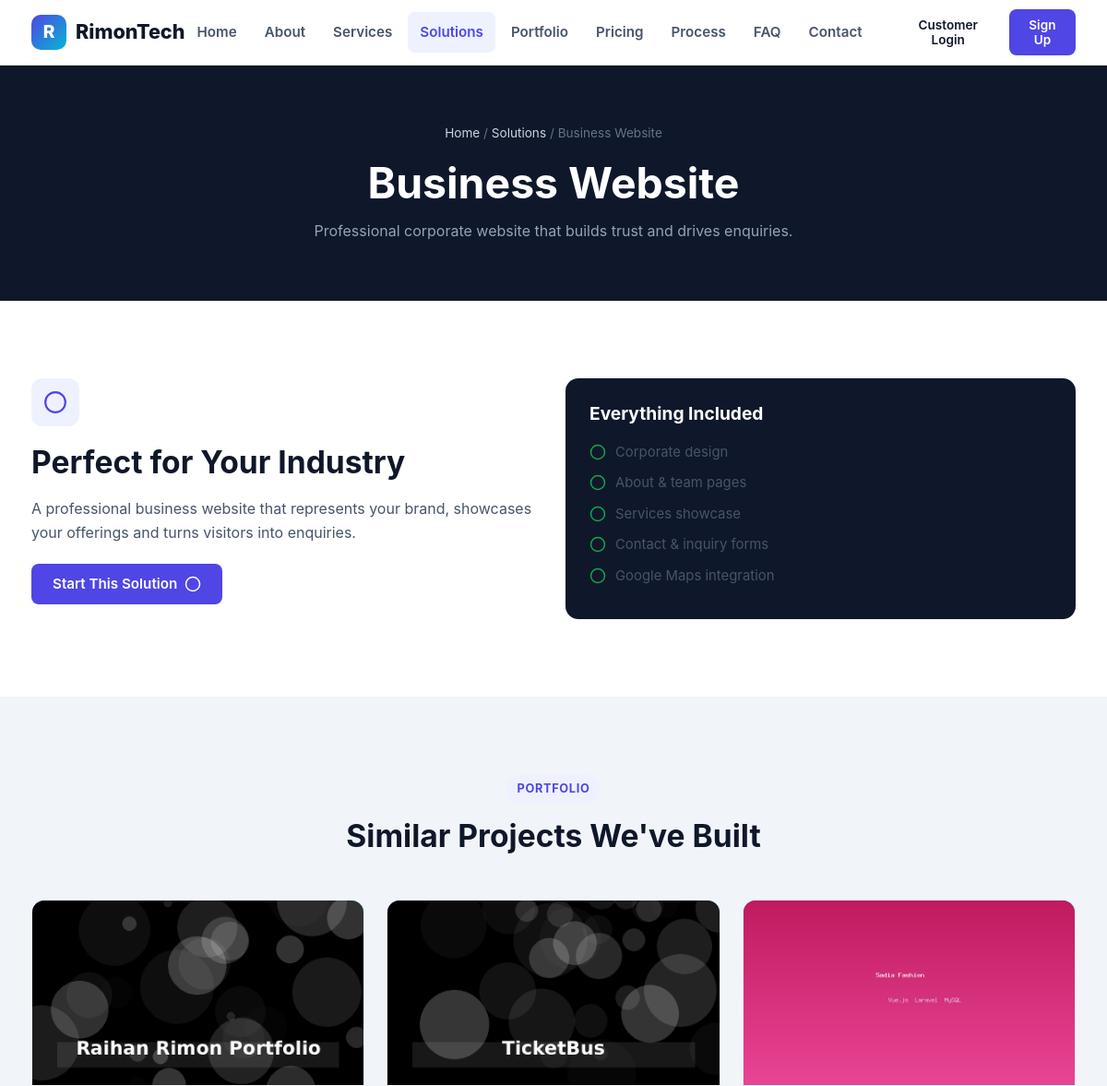
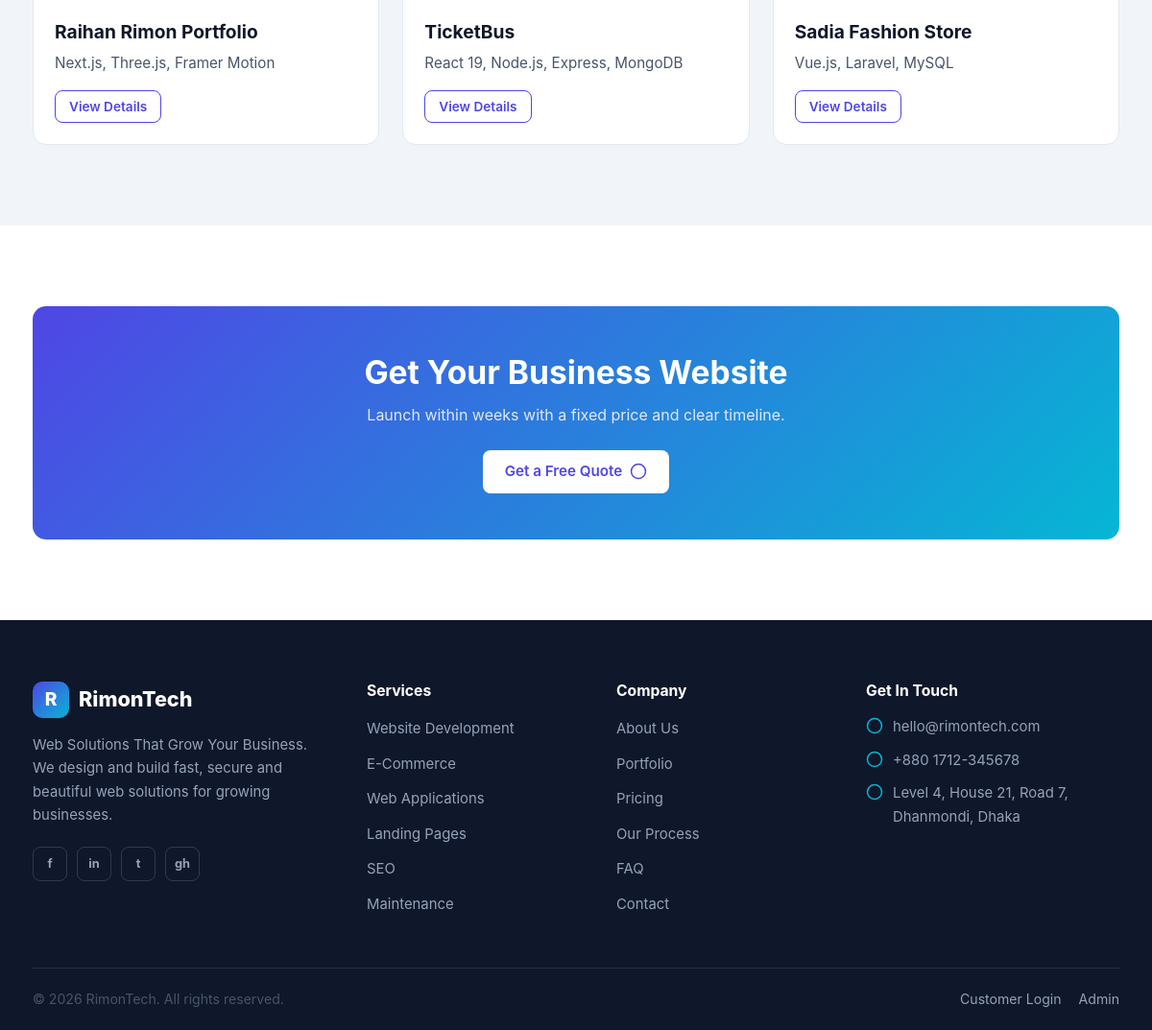
The page /solutions/business-website.php on the database its author committed (2 pictures, top to bottom).
### tables this page shows
CREATE TABLE IF NOT EXISTS solutions (
    id INT UNSIGNED AUTO_INCREMENT PRIMARY KEY,
    title VARCHAR(150) NOT NULL,
    slug VARCHAR(160) NOT NULL UNIQUE,
    category VARCHAR(100) NULL,
    short_desc VARCHAR(255) NULL,
    icon VARCHAR(60) NULL,
    description TEXT NULL,
    features JSON NULL,
    active TINYINT(1) NOT NULL DEFAULT 1,
    created_at TIMESTAMP DEFAULT CURRENT_TIMESTAMP
);

CREATE TABLE IF NOT EXISTS portfolio_items (
    id INT UNSIGNED AUTO_INCREMENT PRIMARY KEY,
    title VARCHAR(150) NOT NULL,
    slug VARCHAR(160) NOT NULL UNIQUE,
    category VARCHAR(100) NULL,
    image VARCHAR(255) NULL,
    tech_stack VARCHAR(255) NULL,
    description TEXT NULL,
    features JSON NULL,
    live_demo_url VARCHAR(255) NULL,
    github_url VARCHAR(255) NULL,
    case_study TEXT NULL,
    featured TINYINT(1) NOT NULL DEFAULT 0,
    active TINYINT(1) NOT NULL DEFAULT 1,
    created_at TIMESTAMP DEFAULT CURRENT_TIMESTAMP
);

### solutions/business-website.php (called while the page is built, shortened)
<?php
require_once __DIR__ . '/_render.php';
render_solution('business-website');

### config/database.php (called while the page is built, shortened)
<?php
function db(): PDO
{
    static $pdo = null;
    if ($pdo === null) {
        $dsn = 'mysql:host=' . DB_HOST . ';dbname=' . DB_NAME . ';charset=utf8mb4';
        $pdo = new PDO($dsn, DB_USER, DB_PASS, [
            PDO::ATTR_ERRMODE => PDO::ERRMODE_EXCEPTION,
            PDO::ATTR_DEFAULT_FETCH_MODE => PDO::FETCH_ASSOC,
            PDO::ATTR_EMULATE_PREPARES => false,
        ]);
    }
    return $pdo;
}

### solutions/_render.php (the view, shortened to what this page needs)
<?php
require_once __DIR__ . '/../includes/functions.php';
function render_solution(string $slug): void
{
    $stmt = db()->prepare('SELECT * FROM solutions WHERE slug = ? AND active = 1');
    $stmt->execute([$slug]);
    $solution = $stmt->fetch();
    include __DIR__ . '/../includes/header.php';
    ?>
    <section class="page-hero">
      <div class="container">
        <div class="crumbs"><a href="<?= url('index.php') ?>">Home</a> / <a href="<?= url('solutions.php') ?>">Solutions</a> / <?= e($solution['title']) ?></div>
        <h1><?= e($solution['title']) ?></h1>
        <p><?= e($solution['short_desc']) ?></p>
      </div>
    </section>
    <section class="section">
      <div class="container">
        <div class="grid-2">
          <div>
            <div class="card-icon"><?= icon($solution['icon']) ?></div>
            <h2 style="margin-bottom:16px;">Perfect for Your Industry</h2>
            <p><?= nl2br(e((string)$solution['description'])) ?></p>
            <a href="<?= url('contact.php') ?>" class="btn btn-primary" style="margin-top:20px;">Start This Solution <?= icon('arrow') ?></a>
          </div>
          <div>
            <div class="card" style="background:var(--dark);border:none;color:#e2e8f0;">
              <h3 style="color:#fff;margin-bottom:18px;">Everything Included</h3>
              <ul class="feature-list">
                <?php foreach (json_features($solution['features']) as $f): ?><li><?= icon('check') ?> <?= e($f) ?></li><?php endforeach; ?>
              </ul>
            </div>
          </div>
        </div>
      </div>
    </section>
    <section class="section section-alt">
      <div class="container">
        <div class="section-head">
          <span class="eyebrow">Portfolio</span>
          <h2>Similar Projects We've Built</h2>
        </div>
        <div class="grid-3">
          <?php $related = db()->query('SELECT * FROM portfolio_items WHERE active = 1 ORDER BY featured DESC, id DESC LIMIT 3')->fetchAll(); ?>
          <?php foreach ($related as $p): ?>
            <div class="card project-card">
              <div class="project-cover"><img src="<?= file_exists(UPLOAD_DIR . '/../' . $p['image']) ? url($p['image']) : fallback_image() ?>" alt="<?= e($p['title']) ?>" loading="lazy"></div>
              <div class="project-body">
                <h3><?= e($p['title']) ?></h3>
                <p><?= e($p['tech_stack']) ?></p>
                <div class="project-actions">
                  <a class="btn btn-sm btn-outline" href="<?= url('portfolio/project.php?slug=' . urlencode($p['slug'])) ?>">View Details</a>
                </div>
              </div>
            </div>
          <?php endforeach; ?>
        </div>
      </div>
    </section>
    <section class="section">
      <div class="container">
        <div class="cta-band">
          <h2>Get Your <?= e($solution['title']) ?></h2>
          <p>Launch within weeks with a fixed price and clear timeline.</p>
          <a href="<?= url('contact.php') ?>" class="btn btn-light">Get a Free Quote <?= icon('arrow') ?></a>
        </div>
      </div>
    </section>
    <?php
    include __DIR__ . '/../includes/footer.php';
}

### assets/css/style.css (style rules this page uses)
:root { --primary: #4f46e5; --primary-dark: #4338ca; --primary-light: #6366f1; --accent: #06b6d4; --accent-soft: #e0f7ff; --dark: #0f172a; --dark-2: #1e293b; --body-bg: #ffffff; --surface: #ffffff; --surface-2: #f1f5f9; --text: #0f172a; --text-2: #475569; --text-3: #94a3b8; --border: #e2e8f0; --success: #16a34a; --warning: #d97706; --danger: #dc2626; --info: #2563eb; --radius: 14px; --radius-sm: 8px; --shadow-sm: 0 1px 3px rgba(15, 23, 42, 0.08); --shadow: 0 4px 16px rgba(15, 23, 42, 0.08); --shadow-lg: 0 12px 32px rgba(15, 23, 42, 0.12); --gradient: linear-gradient(135deg, #4f46e5 0%, #06b6d4 100%); --font: -apple-system, BlinkMacSystemFont, "Segoe UI", Roboto, "Helvetica Neue", Arial, sans-serif; }
* { margin: 0; padding: 0; box-sizing: border-box; }
html { scroll-behavior: smooth; }
body { font-family: var(--font); color: var(--text); background: var(--body-bg); line-height: 1.65; -webkit-font-smoothing: antialiased; }
img { max-width: 100%; display: block; }
a { color: var(--primary); text-decoration: none; }
ul { list-style: none; }
.container { width: 100%; max-width: 1180px; margin: 0 auto; padding: 0 24px; }
h1, h2, h3, h4 { line-height: 1.25; font-weight: 700; color: var(--text); }
h1 { font-size: clamp(2rem, 4vw, 2.9rem); }
h2 { font-size: clamp(1.5rem, 3vw, 2.1rem); }
h3 { font-size: 1.2rem; }
p { color: var(--text-2); }
.btn { display: inline-flex; align-items: center; gap: 8px; justify-content: center; padding: 12px 22px; border-radius: var(--radius-sm); font-weight: 600; font-size: 0.95rem; border: 1.5px solid transparent; cursor: pointer; transition: all 0.2s ease; line-height: 1.2; text-align: center; }
.btn svg { width: 18px; height: 18px; }
.btn-primary { background: var(--primary); color: #fff; }
.btn-outline { background: transparent; color: var(--primary); border-color: var(--primary); }
.btn-light { background: #fff; color: var(--primary); }
.btn-sm { padding: 8px 14px; font-size: 0.85rem; }
.section { padding: 84px 0; }
.section-alt { background: var(--surface-2); }
.section-head { max-width: 640px; margin: 0 auto 48px; text-align: center; }
.section-head .eyebrow { display: inline-block; background: #eef2ff; color: var(--primary); font-weight: 700; font-size: 0.8rem; padding: 5px 12px; border-radius: 999px; text-transform: uppercase; letter-spacing: 0.05em; margin-bottom: 14px; }
.section-head h2 { margin-bottom: 12px; }
.grid-3 { display: grid; grid-template-columns: repeat(3, 1fr); gap: 24px; }
.grid-2 { display: grid; grid-template-columns: 1fr 1fr; gap: 26px; }
.card { background: var(--surface); border: 1px solid var(--border); border-radius: var(--radius); padding: 26px; transition: all 0.25s ease; }
.card-icon { width: 52px; height: 52px; border-radius: 12px; background: #eef2ff; color: var(--primary); display: flex; align-items: center; justify-content: center; margin-bottom: 18px; }
.card-icon svg { width: 26px; height: 26px; }
.card h3 { margin-bottom: 8px; }
.card p { font-size: 0.95rem; }
.feature-list { margin-top: 16px; }
.feature-list li { display: flex; gap: 10px; align-items: flex-start; margin-bottom: 9px; color: var(--text-2); font-size: 0.93rem; }
.feature-list li svg { width: 18px; height: 18px; color: var(--success); flex-shrink: 0; margin-top: 3px; }
.page-hero { background: var(--dark); color: #fff; padding: 62px 0; text-align: center; }
.page-hero h1 { color: #fff; margin-bottom: 10px; }
.page-hero p { color: #94a3b8; max-width: 640px; margin: 0 auto; }
.crumbs { color: #64748b; font-size: 0.85rem; margin-bottom: 14px; }
.crumbs a { color: #cbd5e1; }
.project-card { overflow: hidden; padding: 0; }
.project-card .project-cover { height: 200px; background: var(--gradient); position: relative; overflow: hidden; }
.project-card .project-cover img { width: 100%; height: 100%; object-fit: cover; }
.project-card .project-body { padding: 22px; }
.project-card .project-actions { display: flex; gap: 8px; margin-top: 16px; flex-wrap: wrap; }
.cta-band { background: var(--gradient); color: #fff; border-radius: var(--radius); padding: 48px; text-align: center; position: relative; overflow: hidden; }
.cta-band h2 { color: #fff; margin-bottom: 10px; }
.cta-band p { color: #e0e7ff; margin-bottom: 24px; }
.cta-band .btn-light { background: #fff; color: var(--primary); }
.footer-contact svg { width: 18px; height: 18px; color: var(--accent); flex-shrink: 0; margin-top: 2px; }

### rows shown on the page
solutions: title "Business Website", short_desc "Professional corporate website that builds trust and drives enquiries.", description "A professional business website that represents your brand, showcases your offerings and turns visitors into enquiries.", features "Corporate design", features "About & team pages", features "Services showcase", features "Contact & inquiry forms", features "Google Maps integration"
portfolio_items: image (picture), title "Raihan Rimon Portfolio", tech_stack "Next.js, Three.js, Framer Motion"
portfolio_items: image (picture), title "TicketBus", tech_stack "React 19, Node.js, Express, MongoDB"
portfolio_items: image (picture), title "Sadia Fashion Store", tech_stack "Vue.js, Laravel, MySQL"

### other values the page prints
APP_NAME "RimonTech"
APP_TAGLINE "Web Solutions That Grow Your Business"
setting('contact_email', APP_EMAIL) "hello@rimontech.com"
setting('contact_phone', APP_PHONE) "+880 1712-345678"
setting('contact_address', APP_ADDRESS) "Level 4, House 21, Road 7, Dhanmondi, Dhaka"
